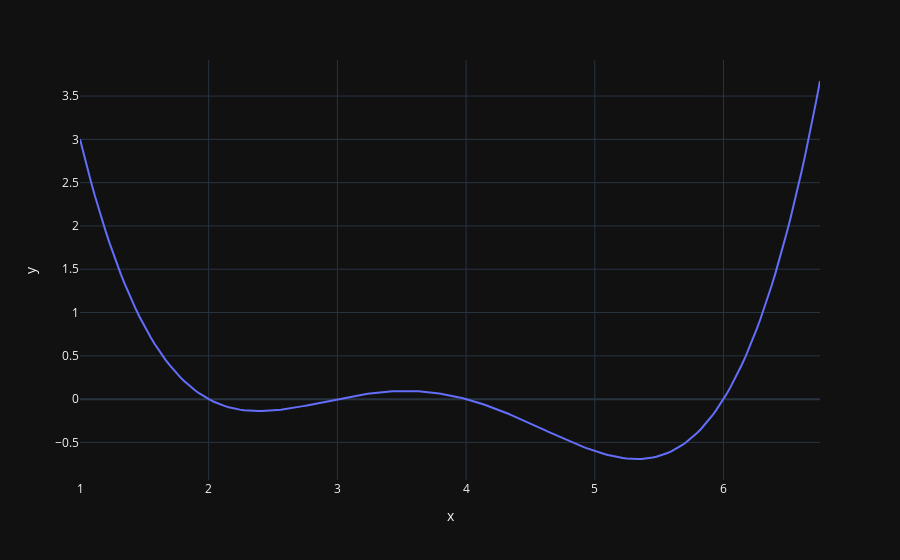

Write notebook code for a chart like this one.
### Markdown cell above
Suppose we want to find the minimum of the arbitrary function given below:

### Code cell
def arbitrary(x):
    return (x**4 - 15*x**3 + 80*x**2 - 180*x + 144)/10

x = np.linspace(1, 6.75, 200)
px.line(y = arbitrary(x), x = x)

### Figure 1 — Plotly figure (JSON) as saved in the notebook; plotly's stock layout.template omitted (floating-point values rounded to 4 significant figures; data arrays with more than 128 entries replaced by an {"elided": "..."} marker saying what was removed)
{"data": [{"hovertemplate": "x=%{x}<br>y=%{y}<extra></extra>", "legendgroup": "", "line": {"color": "#636efa", "dash": "solid"}, "marker": {"symbol": "circle"}, "mode": "lines", "name": "", "orientation": "v", "showlegend": false, "x": {"elided": "200 float values"}, "xaxis": "x", "y": {"elided": "200 float values"}, "yaxis": "y", "type": "scatter"}], "layout": {"xaxis": {"anchor": "y", "domain": [0.0, 1.0], "title": {"text": "x"}}, "yaxis": {"anchor": "x", "domain": [0.0, 1.0], "title": {"text": "y"}}, "legend": {"tracegroupgap": 0}, "margin": {"t": 60}}}
